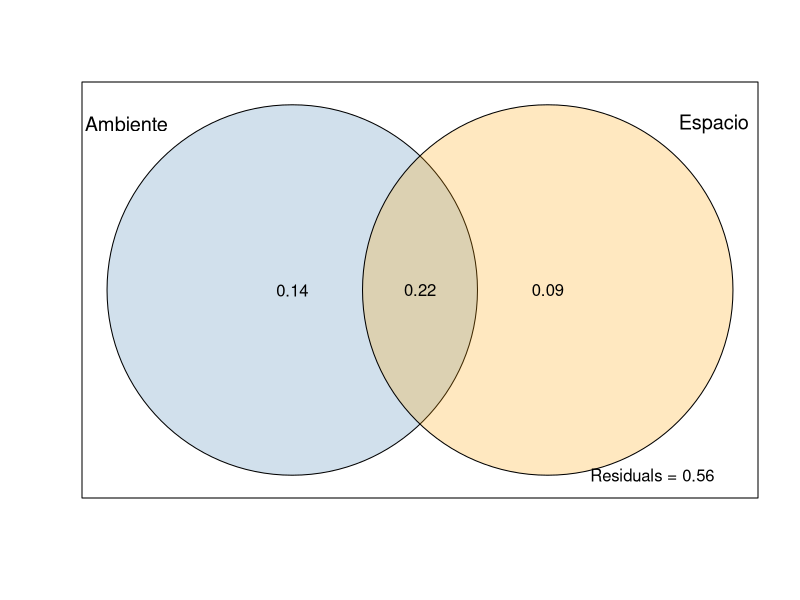

The R source for this figure:
## ---- chunk 1
knitr::opts_chunk$set(
  echo = FALSE,
  message = FALSE,
  warning = FALSE,
  comment = "#>",
  fig.width = 7,
  fig.height = 5,
  out.width = "100%"
)
set.seed(123)

# Paquetes (ajusta según el ejercicio elegido)
pkg_needed <- c("vegan", "cluster", "indicspecies", "adespatial",
                "iNEXT", "SpadeR", "ggplot2", "dplyr", "tidyr", "readr")
has_pkg <- sapply(pkg_needed, requireNamespace, quietly = TRUE)
if (!all(has_pkg)) {
  message("Paquetes no críticos ausentes (se omitirán bloques opcionales): ",
          paste(names(has_pkg)[!has_pkg], collapse = ", "))
}
invisible(sapply(names(has_pkg)[has_pkg], library, character.only = TRUE))
## ---- chunk 2
data(mite); data(mite.env); data(mite.xy)
Y <- decostand(mite, "hellinger")
# Polinomios espaciales (x, y, x^2, y^2, xy)
S <- with(mite.xy, data.frame(x, y, x2 = x^2, y2 = y^2, xy = x*y))
vpart <- varpart(Y, mite.env[,c("SubsDens","WatrCont","Substrate")], S)
vpart


#> Partition of variance in RDA 
#> 
#> Call: varpart(Y = Y, X = mite.env[, c("SubsDens", "WatrCont",
#> "Substrate")], S)
#> 
#> Explanatory tables:
#> X1:  mite.env[, c("SubsDens", "WatrCont", "Substrate")]
#> X2:  S 
#> 
#> No. of explanatory tables: 2 
#> Total variation (SS): 27.205 
#>             Variance: 0.39428 
#> No. of observations: 70 
#> 
#> Partition table:
#>                      Df R.squared Adj.R.squared Testable
#> [a+c] = X1            8   0.42839       0.35343     TRUE
#> [b+c] = X2            5   0.35495       0.30455     TRUE
#> [a+b+c] = X1+X2      13   0.54761       0.44259     TRUE
#> Individual fractions                                    
#> [a] = X1|X2           8                 0.13804     TRUE
#> [b] = X2|X1           5                 0.08916     TRUE
#> [c]                   0                 0.21539    FALSE
#> [d] = Residuals                         0.55741    FALSE
#> ---
## ---- chunk 3
library(knitr)

resultados <- data.frame(
  Fraccion = c("Ambiente puro", "Espacio puro", "Compartida ambiente–espacio", "No explicada"),
  Varianza_explicada = c(0.14, 0.09, 0.22, 0.56)
)

kable(resultados, caption = "Fracciones de varianza explicada por factores ambientales y espaciales en comunidades de ácaros")


## ---- chunk 4
plot(vpart, bg=c("steelblue","orange"), Xnames=c("Ambiente","Espacio"))
